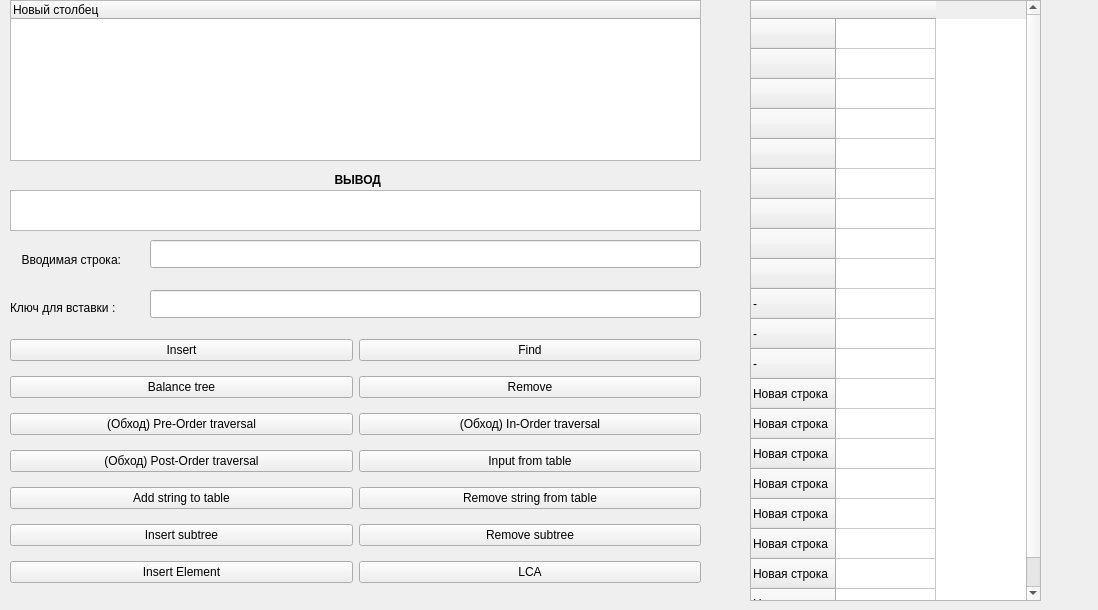
<?xml version="1.0" encoding="UTF-8"?>
<ui version="4.0">
 <class>MainWindow</class>
 <widget class="QMainWindow" name="MainWindow">
  <property name="geometry">
   <rect>
    <x>0</x>
    <y>0</y>
    <width>1098</width>
    <height>610</height>
   </rect>
  </property>
  <property name="windowTitle">
   <string>MainWindow</string>
  </property>
  <widget class="QWidget" name="centralwidget">
   <widget class="QLabel" name="label_2">
    <property name="geometry">
     <rect>
      <x>573</x>
      <y>292</y>
      <width>16</width>
      <height>16</height>
     </rect>
    </property>
    <property name="text">
     <string/>
    </property>
   </widget>
   <widget class="QLabel" name="label">
    <property name="geometry">
     <rect>
      <x>330</x>
      <y>170</y>
      <width>51</width>
      <height>20</height>
     </rect>
    </property>
    <property name="font">
     <font>
      <weight>75</weight>
      <bold>true</bold>
     </font>
    </property>
    <property name="text">
     <string>ВЫВОД</string>
    </property>
    <property name="alignment">
     <set>Qt::AlignRight|Qt::AlignTrailing|Qt::AlignVCenter</set>
    </property>
   </widget>
   <widget class="QPlainTextEdit" name="resLAbel">
    <property name="geometry">
     <rect>
      <x>10</x>
      <y>190</y>
      <width>691</width>
      <height>41</height>
     </rect>
    </property>
   </widget>
   <widget class="QTableWidget" name="tableWidget">
    <property name="geometry">
     <rect>
      <x>750</x>
      <y>0</y>
      <width>291</width>
      <height>601</height>
     </rect>
    </property>
    <row>
     <property name="text">
      <string/>
     </property>
    </row>
    <row>
     <property name="text">
      <string/>
     </property>
    </row>
    <row>
     <property name="text">
      <string/>
     </property>
    </row>
    <row>
     <property name="text">
      <string/>
     </property>
    </row>
    <row>
     <property name="text">
      <string/>
     </property>
    </row>
    <row>
     <property name="text">
      <string/>
     </property>
    </row>
    <row>
     <property name="text">
      <string/>
     </property>
    </row>
    <row>
     <property name="text">
      <string/>
     </property>
    </row>
    <row>
     <property name="text">
      <string/>
     </property>
    </row>
    <row>
     <property name="text">
      <string>-</string>
     </property>
    </row>
    <row>
     <property name="text">
      <string>-</string>
     </property>
    </row>
    <row>
     <property name="text">
      <string>-</string>
     </property>
    </row>
    <row>
     <property name="text">
      <string>Новая строка</string>
     </property>
    </row>
    <row>
     <property name="text">
      <string>Новая строка</string>
     </property>
    </row>
    <row>
     <property name="text">
      <string>Новая строка</string>
     </property>
    </row>
    <row>
     <property name="text">
      <string>Новая строка</string>
     </property>
    </row>
    <row>
     <property name="text">
      <string>Новая строка</string>
     </property>
    </row>
    <row>
     <property name="text">
      <string>Новая строка</string>
     </property>
    </row>
    <row>
     <property name="text">
      <string>Новая строка</string>
     </property>
    </row>
    <row>
     <property name="text">
      <string>Новая строка</string>
     </property>
    </row>
    <column>
     <property name="text">
      <string/>
     </property>
    </column>
   </widget>
   <widget class="QLineEdit" name="infoLineEdit">
    <property name="geometry">
     <rect>
      <x>150</x>
      <y>240</y>
      <width>551</width>
      <height>28</height>
     </rect>
    </property>
   </widget>
   <widget class="QTreeWidget" name="treeWidget">
    <property name="geometry">
     <rect>
      <x>10</x>
      <y>0</y>
      <width>691</width>
      <height>161</height>
     </rect>
    </property>
    <column>
     <property name="text">
      <string>Новый столбец</string>
     </property>
    </column>
   </widget>
   <widget class="QLabel" name="label_3">
    <property name="geometry">
     <rect>
      <x>10</x>
      <y>250</y>
      <width>111</width>
      <height>20</height>
     </rect>
    </property>
    <property name="text">
     <string>Вводимая строка:</string>
    </property>
    <property name="alignment">
     <set>Qt::AlignRight|Qt::AlignTrailing|Qt::AlignVCenter</set>
    </property>
   </widget>
   <widget class="QLabel" name="label_4">
    <property name="geometry">
     <rect>
      <x>10</x>
      <y>300</y>
      <width>121</width>
      <height>16</height>
     </rect>
    </property>
    <property name="text">
     <string>Ключ для вставки :</string>
    </property>
   </widget>
   <widget class="QLineEdit" name="lineEdit">
    <property name="geometry">
     <rect>
      <x>150</x>
      <y>290</y>
      <width>551</width>
      <height>28</height>
     </rect>
    </property>
   </widget>
   <widget class="QWidget" name="">
    <property name="geometry">
     <rect>
      <x>10</x>
      <y>330</y>
      <width>691</width>
      <height>268</height>
     </rect>
    </property>
    <layout class="QGridLayout" name="gridLayout">
     <item row="3" column="1">
      <widget class="QPushButton" name="inputButton">
       <property name="text">
        <string>Input from table</string>
       </property>
      </widget>
     </item>
     <item row="1" column="0">
      <widget class="QPushButton" name="balanceButton">
       <property name="text">
        <string>Balance tree</string>
       </property>
      </widget>
     </item>
     <item row="6" column="1">
      <widget class="QPushButton" name="LCAButton">
       <property name="text">
        <string>LCA</string>
       </property>
      </widget>
     </item>
     <item row="3" column="0">
      <widget class="QPushButton" name="postorderButton">
       <property name="text">
        <string>(Обход) Post-Order traversal</string>
       </property>
      </widget>
     </item>
     <item row="1" column="1">
      <widget class="QPushButton" name="removeButton">
       <property name="text">
        <string>Remove</string>
       </property>
      </widget>
     </item>
     <item row="2" column="0">
      <widget class="QPushButton" name="preorderButton">
       <property name="text">
        <string>(Обход) Pre-Order traversal</string>
       </property>
      </widget>
     </item>
     <item row="5" column="1">
      <widget class="QPushButton" name="removeSubtreeButton">
       <property name="text">
        <string>Remove subtree</string>
       </property>
      </widget>
     </item>
     <item row="5" column="0">
      <widget class="QPushButton" name="insertSubtreeButton">
       <property name="text">
        <string>Insert subtree</string>
       </property>
      </widget>
     </item>
     <item row="0" column="0">
      <widget class="QPushButton" name="insertButton">
       <property name="text">
        <string>Insert</string>
       </property>
      </widget>
     </item>
     <item row="2" column="1">
      <widget class="QPushButton" name="inorderButton">
       <property name="text">
        <string>(Обход) In-Order traversal</string>
       </property>
      </widget>
     </item>
     <item row="4" column="1">
      <widget class="QPushButton" name="removeStringButton">
       <property name="text">
        <string>Remove string from table</string>
       </property>
      </widget>
     </item>
     <item row="6" column="0">
      <widget class="QPushButton" name="insertElmentButton">
       <property name="text">
        <string>Insert Element</string>
       </property>
      </widget>
     </item>
     <item row="4" column="0">
      <widget class="QPushButton" name="addStringButton">
       <property name="text">
        <string>Add string to table</string>
       </property>
      </widget>
     </item>
     <item row="0" column="1">
      <widget class="QPushButton" name="findButton">
       <property name="text">
        <string>Find</string>
       </property>
      </widget>
     </item>
    </layout>
   </widget>
  </widget>
 </widget>
 <resources/>
 <connections/>
</ui>
